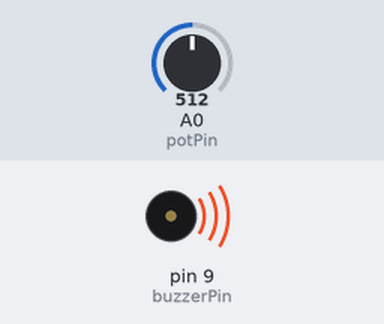
The sketch below on a simulated Arduino Uno, built with avr-gcc and run on an emulated ATmega328P. On the bench: buzzer (waves = sounding). The test bench sets the inputs (shaded band); at power-on: A0 (potPin) = 512.

Above: at 0.1 s.
Timing chart, 0 to 1.6 s (numbered marks = the images above):
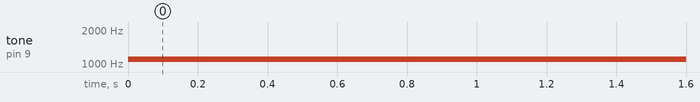

Measured:
- by itself, tone on pin 9 (buzzerPin): silent → 1100 Hz at 0.00 s

The sketch:

buzzer_with_pot.ino
```cpp
int potPin = A0;       // Potentiometer connected to analog pin A0
int buzzerPin = 9;     // Buzzer connected to PWM pin 9

void setup() {
  // Initialize serial communication for debugging
  Serial.begin(9600);
}

void loop() {
  // Read the potentiometer value (0-1023)
  int potValue = analogRead(potPin);

  // Map the potentiometer value to a suitable frequency range for the buzzer (e.g., 200 - 2000 Hz)
  int buzzerFrequency = map(potValue, 0, 1023, 200, 2000);

  // Set the buzzer frequency
  tone(buzzerPin, buzzerFrequency);

  // Delay for a short time to smooth out the changes
  delay(100);
}
```
